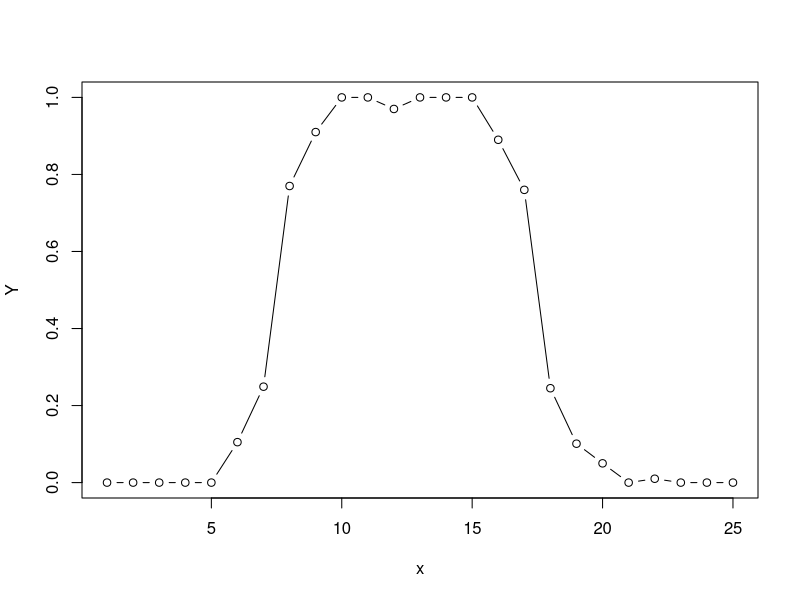
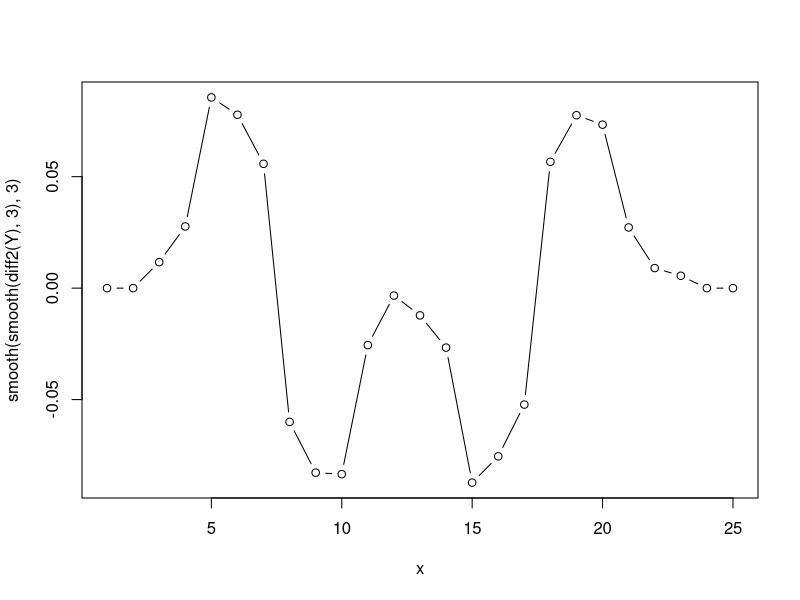
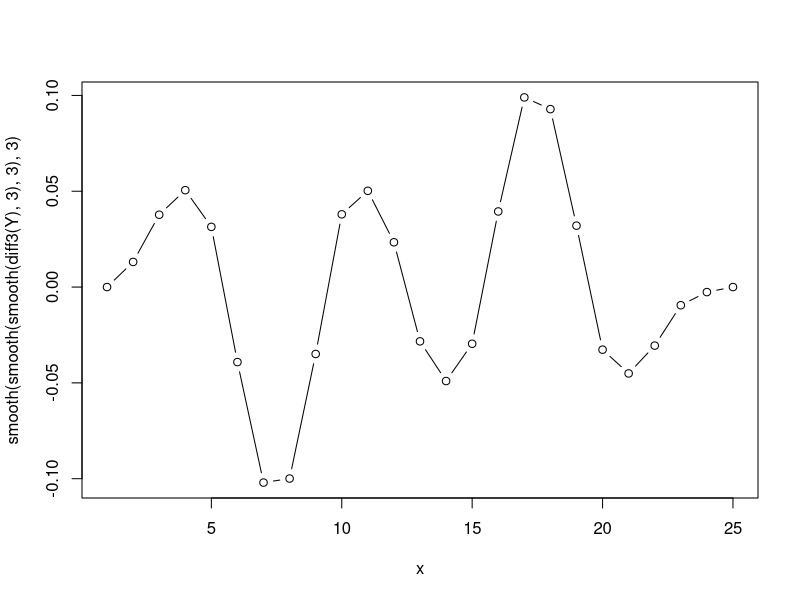
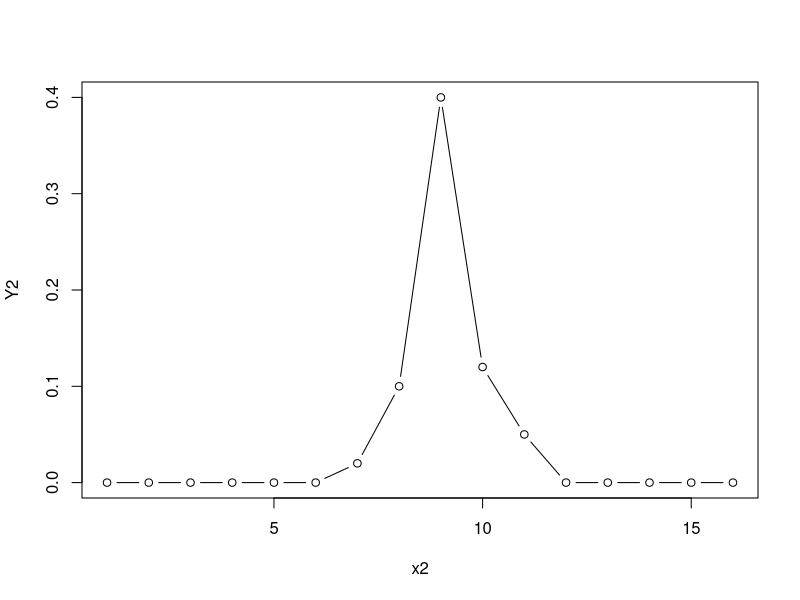
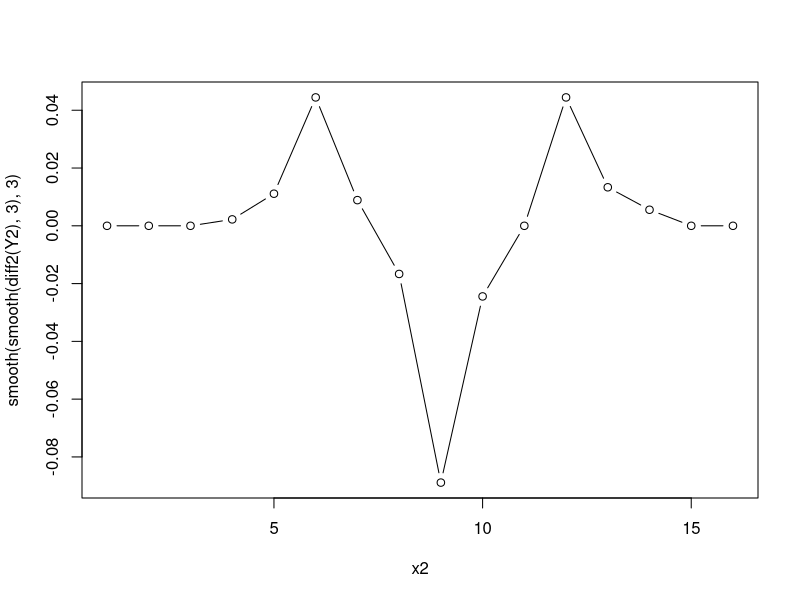
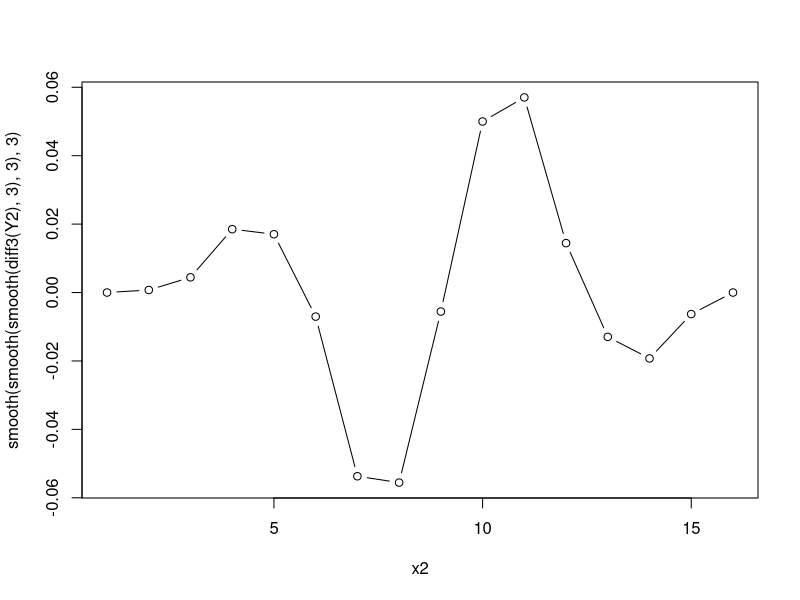
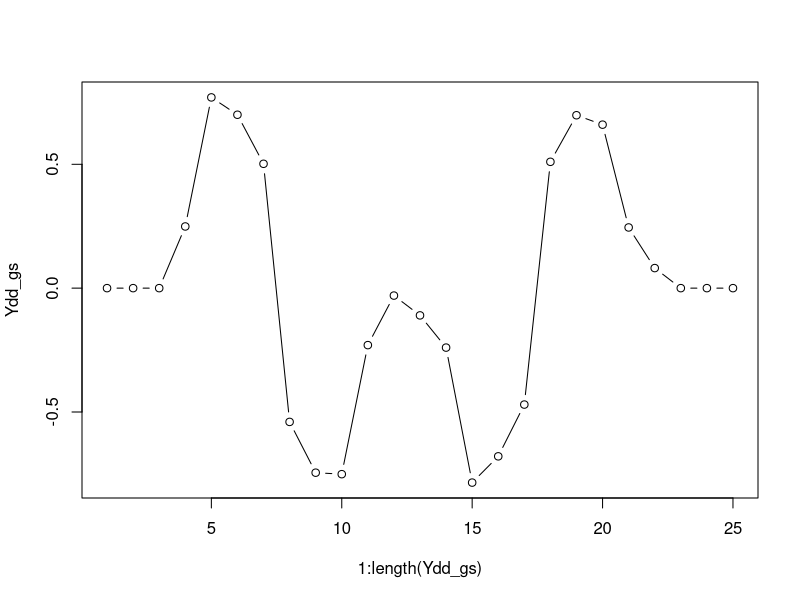
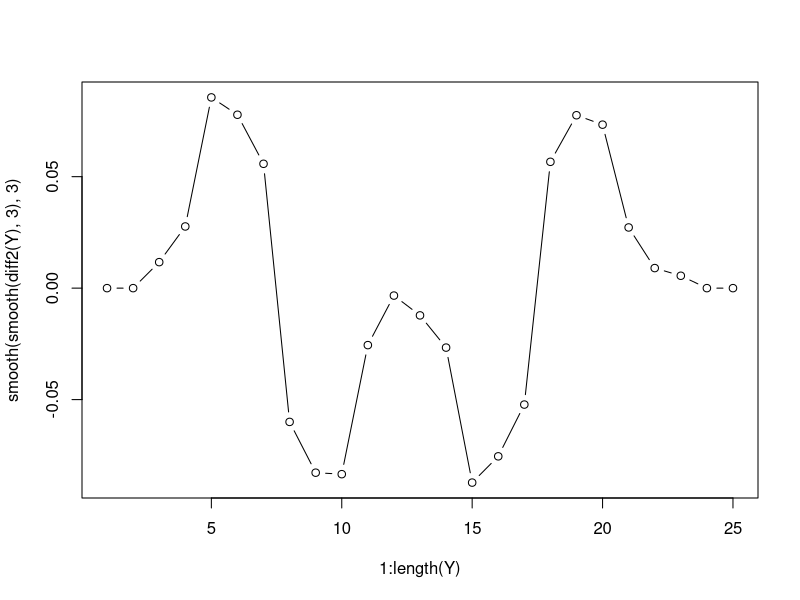

The R script that drew these images, in order:
# test equivalence of gap-segment derivatives to derivative followed by rectangular smoothing

Y = c(0,0,0,0,0,0.105,0.249,0.77,0.91,1,1,0.97,1,1,1,0.89,0.76,0.245,0.101,0.05,0,0.01,0,0,0)
x = 1:25

Y2 = c(0,0,0,0,0,0,0.02,0.1,0.4,0.12,0.05,0,0,0,0,0)
x2 = 1:16

Y3 = c(3.830658101833251e-07, 1.5421560917161514e-08, 5.027652960620799e-09, 1.296231899594602e-09, 1.9683539242976167e-09, 4.4055181724900194e-09, 7.180656957928022e-09, 1.1550743472810154e-08, 1.0882196477268735e-08, 1.065534789290723e-07, 1.2712728647557014e-08, 2.916189600910002e-08, 3.045237235710374e-07, 6.84928593841505e-08, 1.0228177194093746e-09, 5.171291173056147e-10, 4.047990831423931e-10, 3.6531233593706247e-10, 9.829552727325108e-10, 1.4026499961516947e-08, 4.191667244413111e-07, 2.940790909633506e-05, 0.02146167680621147, 0.26972922682762146, 0.597173810005188, 0.9444661736488342, 0.9098055958747864, 0.9004780054092407, 0.7953069806098938, 0.8826730847358704, 0.8664788007736206, 0.9516551494598389, 0.9888522624969482, 0.9365819096565247, 0.4866682291030884, 0.11737522482872009, 0.010544626973569393, 0.0033083949238061905, 0.002624192740768194, 0.0007528587593697011, 0.0001653672952670604, 1.935380896611605e-05, 5.304135356709594e-06, 3.5304387893120293e-06, 1.9548519247791774e-08, 2.054572156851009e-08, 1.0690661689238823e-08, 1.8462403161834118e-08, 2.470839888246701e-07, 1.206837936251759e-07, 1.0354912660659465e-07, 4.22175929770674e-08, 3.2910703051669543e-09, 9.582585835943291e-10, 1.3504954932130886e-09, 2.281949074145473e-10, 7.807783308777516e-10, 8.561358566527844e-11)
x3 = 1:58

Y4 = c(2.0530130768747767e-06, 2.4136659249052173e-06, 3.907186680862651e-07, 8.579528198993103e-09, 2.7936752644563967e-07, 3.3567509660770156e-08, 1.7163834797884192e-07, 6.143572761629912e-08, 2.979012814208204e-09, 7.945083524418806e-08, 3.885031851780241e-09, 1.1384400089298197e-09, 5.118533721870655e-11, 5.29947086214122e-10, 1.0225250646200834e-09, 9.327922434465563e-09, 1.23719401390332e-09, 3.0322849786657e-10, 9.148429569449945e-09, 1.2417692651922607e-08, 2.445751852064859e-05, 0.0001169177849078551, 0.0017858443316072226, 0.014302704483270645, 0.02180597558617592, 0.03600050508975983, 0.10874700546264648, 0.2214251309633255, 0.23954972624778748, 0.6150153279304504, 0.475263386964798, 0.352787584066391, 0.5489389300346375, 0.5325940847396851, 0.17277197539806366, 0.48728153109550476, 0.48313215374946594, 0.7684732675552368, 0.654664933681488, 0.6407176852226257, 0.4201093912124634, 0.03546454384922981, 0.011162719689309597, 0.019689740613102913, 0.013155857101082802, 0.0027204782236367464, 7.504247332690284e-05, 2.3669368601986207e-05, 9.771202712727245e-06, 6.25131315246108e-06, 3.998476586275501e-06, 1.7135178040916799e-06, 3.808088777645935e-08, 6.955382048090542e-08, 4.5085126743060755e-09, 9.859244087806474e-09, 4.940340581072178e-09, 1.090491585920006e-10, 8.337234375099811e-11, 1.3504103391070998e-09, 1.0346394851978857e-09, 2.0728736782604784e-10, 1.3890474326316848e-09, 3.463026310157602e-09)
x4 = 1:64

Y5 = c(2.7395965704335445e-11, 3.1431145880445044e-11, 4.482345484363437e-12, 1.536302682292323e-11, 1.164128099473416e-10, 7.858202977217843e-11, 4.219090909973744e-10, 2.557739298136852e-10, 2.8284444231196915e-10, 2.3747898092452147e-10, 6.0088134468117005e-09, 6.154280640657817e-08, 1.1502503127758246e-07, 3.268513992793487e-08, 1.1361001028831197e-08, 4.825945509878693e-08, 8.709537979711968e-08, 9.098340569835273e-07, 1.3775481875200057e-06, 1.4248726074583828e-06, 1.524542039987864e-05, 0.0001206173183163628, 0.0030818721279501915, 0.0018320470117032528, 0.10356663912534714, 0.6399807333946228, 0.8891167044639587, 0.9757230281829834, 0.9913124442100525, 0.9436256885528564, 0.7955455780029297, 0.337372362613678, 0.12663790583610535, 0.012075523845851421, 0.00045258778845891356, 0.0001392036210745573, 3.73900038539432e-05, 1.735933437885251e-05, 7.448230462614447e-06, 7.239547272774871e-08, 6.810598612849716e-11, 2.7458585752371256e-11, 1.723678838549958e-10, 1.1471829042264403e-09, 2.2749624406515068e-09, 5.093072186213021e-09, 9.692001157191044e-08, 2.035568336111737e-08, 1.33160024673451e-10, 7.866016171753643e-11, 2.456162773167847e-10, 5.224450316809737e-10, 5.04829333891621e-09, 9.325841432428206e-09, 1.3944289278811084e-08, 1.2735559273835406e-09)
x5 = 1:56

# pred_fragments/af_eval/fn000280_1_83.561_84.041.wav
Y6 = c(3.1372499051940395e-06, 2.684828359633684e-07, 1.3459221293032897e-07, 9.761721742052032e-08, 3.558387220436998e-07, 5.22134726566037e-08, 3.76288866732466e-09, 6.210572944809201e-09, 1.9564634357038813e-08, 1.6889204701442395e-08, 9.686305091349823e-09, 1.2671090843241473e-08, 7.296787174482233e-08, 4.4248326958040707e-07, 3.280682676631841e-07, 1.3812517352107534e-08, 2.238173202329108e-08, 2.0325646232777217e-07, 1.3153075997252017e-06, 9.34275594772771e-05, 0.0004779696464538574, 0.0008704662322998047, 0.02913886308670044, 0.1819693148136139, 0.1853586733341217, 0.12937480211257935, 0.3174807131290436, 0.6536169052124023, 0.6326614618301392, 0.7834174633026123, 0.6926925182342529, 0.5041743516921997, 0.26237744092941284, 0.14202964305877686, 0.042226940393447876, 0.007893085479736328, 0.0005150437355041504, 0.00013783574104309082, 8.715011063031852e-05, 4.7654051741119474e-05, 3.6177723814034835e-05, 7.017205462034326e-06, 3.899761509273958e-07, 3.216926188542857e-06, 5.674901785823749e-06, 4.6445893531199545e-07, 6.543826884808368e-07, 2.1159206653464935e-07, 1.0321565468984772e-06, 3.4419907024130225e-05, 1.5985873687895946e-05, 9.831746865529567e-06, 1.8142669432563707e-05, 2.215681888628751e-05, 8.407626592088491e-05, 0.00015735626220703125, 6.236635090317577e-05, 4.023849032819271e-05, 2.6481620807317086e-05, 1.6552867236896418e-05, 5.839317509526154e-06, 5.459030035126489e-06)

# pred_fragments/af_eval/fn000296_1_755.526_756.006.wav
Y7 = c(0.990759015083313, 0.9405138492584229, 0.8064591884613037, 0.04810374975204468, 0.0012070238590240479, 0.0008176565170288086, 0.0006163120269775391, 0.00018906593322753906, 0.0002048015594482422, 8.321832865476608e-05, 9.71158588072285e-05, 3.4227006835862994e-05, 0.00042885541915893555, 9.272181341657415e-05, 0.0018639862537384033, 0.0003173649311065674, 0.0001475512981414795, 0.0001932382583618164, 0.0008611381053924561, 0.007761716842651367, 0.012721925973892212, 0.08312839269638062, 0.074872225522995, 0.13394489884376526, 0.28073179721832275, 0.22801482677459717, 0.37737590074539185, 0.7168768048286438, 0.7885489463806152, 0.8484736680984497, 0.07704553008079529, 0.03282254934310913, 0.006255149841308594, 0.0010630488395690918, 0.0010085105895996094, 0.01494443416595459, 0.03350043296813965, 0.021583586931228638, 0.012528538703918457, 0.002189427614212036, 0.0010109543800354004, 0.0004069209098815918, 0.0003368258476257324, 0.00016012787818908691, 0.0006131529808044434, 0.005152344703674316, 0.013508886098861694, 0.024737805128097534, 0.006982594728469849, 0.0018300414085388184, 0.005678236484527588, 0.0020386576652526855, 0.00405922532081604, 0.005975484848022461, 0.00678214430809021, 0.0025801658630371094, 0.0003826618194580078, 5.590649016085081e-05, 4.0754530346021056e-05, 2.7439220502856188e-05, 8.96152196219191e-05, 0.00045174360275268555)

smooth = function(yy, ww){
  xx = 1:length(yy)
  x_offset = (ww - 1) / 2
  yy_smooth = c()
  for (xi in xx){
    if (xi > x_offset && xi <= (length(xx) - x_offset)){
      yy_smooth = c(yy_smooth, sum(yy[(xi-x_offset):(xi+x_offset)]) / ww)
    } else {
      yy_smooth = c(yy_smooth, yy[xi])
    }
  }
  return(yy_smooth)
}

diff1 = function(yy){
  xx = 1:length(yy)
  yy_d = c()
  for (xi in xx){
    if (xi > 1 && xi < length(xx)) {
      yy_d = c(yy_d, yy[xi+1] - yy[xi-1])
    } else {
      yy_d = c(yy_d, 0)
    }
  }
  return(yy_d)
}

diff2 = function(yy){
  xx = 1:length(yy)
  yy_dd = c()
  for (xi in xx){
    if (xi > 1 && xi < length(xx)) {
      yy_dd = c(yy_dd, yy[xi+1] - 2*yy[xi] + yy[xi-1])
    } else {
      yy_dd = c(yy_dd, 0)
    }
  }
  return(yy_dd)
}

diff3 = function(yy){
  xx = 1:length(yy)
  yy_ddd = c()
  for (xi in xx){
    if (xi > 2 && xi < (length(xx) - 1)) {
      yy_ddd = c(yy_ddd, yy[xi+2] - 2*yy[xi+1] + 2*yy[xi-1] - yy[xi-2])
    } else {
      yy_ddd = c(yy_ddd, 0)
    }
  }
  return(yy_ddd)
}


plot(x, Y, type = "b")
plot(x, smooth(smooth(diff2(Y), 3),3), type = "b")
plot(x, smooth(smooth(smooth(diff3(Y), 3),3),3), type = "b")

plot(x2, Y2, type = "b")
plot(x2, smooth(smooth(diff2(Y2), 3),3), type = "b")
plot(x2, smooth(smooth(smooth(diff3(Y2), 3),3),3), type = "b")





Ydd_gs = c()
for (xi in x){
  if (xi > 3 && xi < 23) {
    Ydd_gs = c(Ydd_gs, Y[xi+3] - 2*Y[xi] + Y[xi-3])
  } else {
    Ydd_gs = c(Ydd_gs, 0)
  }
}

plot(1:length(Ydd_gs), Ydd_gs, type = "b")
plot(1:length(Y), smooth(smooth(diff2(Y), 3), 3), type = "b")

Yddd = c()
for (xi in x){
  if (xi > 2 && xi < 24) {
    Yddd = c(Yddd, Y[xi+2] - 2*Y[xi+1] + 2*Y[xi-1] - Y[xi-2])
  } else {
    Yddd = c(Yddd, 0)
  }
}

# 2 smooths might be too much to get stable part of Y5
plot(x5, smooth(smooth(diff2(Y5),3),3), type = "b")


# why not sqrt the signal?
plot(x4, Y4, type = "b")
plot(x4, sqrt(Y4), type = "b")

# diff2 distinguishes better between a second start vs. actual peak; plus we have less noise
plot(1:length(Y6), smooth(smooth(smooth(diff3(sqrt(Y6)),3),3),3), type = "b")
plot(1:length(Y6), smooth(smooth(smooth(diff2(sqrt(Y6)),3),3),3), type = "b")

# using diff2, we would have to establish separate min and max thresholds
# grid search will have to show whether sqrt should be used, but it seems to work quite well in emphasizing change from near zero
# grid search will have to show how many smooths are best

# again sqrt is better at identifying the 'slow' start of the peak
plot(1:length(Y7), diff2(smooth(smooth(smooth(sqrt(Y7),3),3),3)), type = "b")
plot(1:length(Y7), diff2(smooth(smooth(smooth(Y7,3),3),3)), type = "b")

